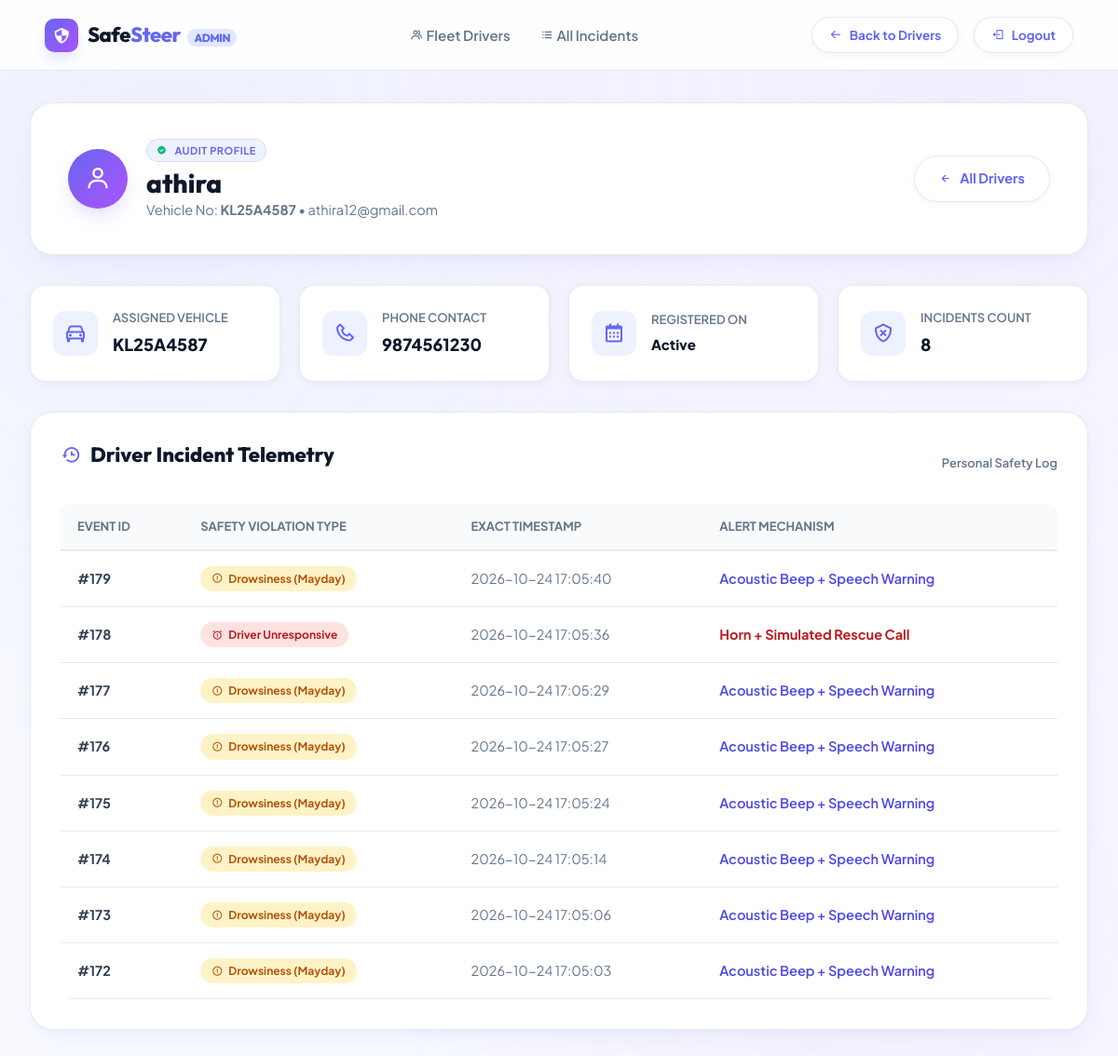
Page /admin/users/7 (signed in) on the committed database.
### tables this page shows
CREATE TABLE users (
            id INTEGER PRIMARY KEY AUTOINCREMENT,
            username TEXT NOT NULL,
            email TEXT NOT NULL UNIQUE,
            password_hash TEXT NOT NULL,
            phone TEXT,
            vehicle_no TEXT NOT NULL,
            role TEXT NOT NULL CHECK(role IN ('admin','driver')) DEFAULT 'driver',
            created_at TIMESTAMP DEFAULT CURRENT_TIMESTAMP
        );

CREATE TABLE "incidents" (
                id INTEGER PRIMARY KEY AUTOINCREMENT,
                user_id INTEGER NOT NULL,
                type TEXT NOT NULL,
                timestamp TIMESTAMP DEFAULT CURRENT_TIMESTAMP,
                FOREIGN KEY(user_id) REFERENCES users(id)
            );

### app.py (the view)
@app.route("/admin/users/<int:user_id>")
def admin_user_details(user_id):
    if session.get("role") != "admin":
        return redirect(url_for("index"))
    user = get_user_by_id(user_id)
    incidents = get_incidents_for_user(user_id)
    return render_template("admin_user_details.html", user=user, incidents=incidents)

### db_helpers.py (called while the page is built)
def get_conn():
    conn = sqlite3.connect(DB)
    conn.row_factory = sqlite3.Row
    return conn

def get_incidents_for_user(user_id, limit=50):
    conn = get_conn()
    cur = conn.cursor()
    cur.execute(
        "SELECT id, type, timestamp FROM incidents WHERE user_id=? ORDER BY timestamp DESC LIMIT ?",
        (user_id, limit)
    )
    rows = cur.fetchall()
    conn.close()
    return rows

def get_user_by_id(user_id):
    conn = get_conn()
    cur = conn.cursor()
    cur.execute(
        "SELECT id, username, email, phone, vehicle_no, role, created_at FROM users WHERE id=?",
        (user_id,)
    )
    row = cur.fetchone()
    conn.close()
    return row

### templates/admin_user_details.html (shortened to what this page needs)
<!DOCTYPE html>
<html lang="en">
<head>
  <link href="https://unpkg.com/boxicons@2.1.4/css/boxicons.min.css" rel="stylesheet"/>
  <link rel="stylesheet" href="{{ url_for('static', filename='style.css') }}">
</head>
<body style="background-color: #f8faff;">
  <header class="site-header">
    <a href="{{ url_for('admin_dashboard') }}" class="brand-logo">
      <div class="logo-icon"><i class='bx bx-shield-quarter'></i></div>
      <span>Safe<span>Steer</span> <span style="font-size:12px; font-weight:800; padding:2px 7px; background:#e0e7ff; color:#6366f1; border-radius:999px; margin-left:4px;">ADMIN</span></span>
    </a>
    <nav class="nav-links" id="navLinks">
      <a href="{{ url_for('admin_dashboard') }}"><i class='bx bx-group'></i> Fleet Drivers</a>
      <a href="{{ url_for('admin_incidents') }}"><i class='bx bx-list-ul'></i> All Incidents</a>
    </nav>
    <div class="header-actions">
      <a href="{{ url_for('admin_dashboard') }}" class="btn-pill secondary" style="padding: 8px 18px; font-size: 13.5px;">
        <i class='bx bx-arrow-back'></i> Back to Drivers
      </a>
      <a href="{{ url_for('logout') }}" class="btn-pill secondary" style="padding: 8px 18px; font-size: 13.5px;">
        <i class='bx bx-log-out'></i> Logout
      </a>
    </div>
  </header>
  <main class="dashboard-container">
    <div class="dashboard-hero-card">
      <div class="driver-profile-info">
        <div class="driver-avatar-circle">
          <i class='bx bx-user'></i>
        </div>
        <div>
          <div class="pill-badge" style="margin-bottom:6px; font-size:11px; padding:3px 10px;">
            <i class='bx bxs-badge-check' style="color:#10b981;"></i> AUDIT PROFILE
          </div>
          <h2 style="font-size: 28px;">{{ user['username'] }}</h2>
          <p style="color:var(--text-muted); font-size:14.5px;">Vehicle No: <strong>{{ user['vehicle_no'] }}</strong> &bull; {{ user['email'] }}</p>
        </div>
      </div>
      <div>
        <a href="{{ url_for('admin_dashboard') }}" class="btn-pill secondary">
          <i class='bx bx-left-arrow-alt'></i> All Drivers
        </a>
      </div>
    </div>
    <div class="details-grid">
      <div class="stat-card">
        <div class="stat-icon"><i class='bx bx-car'></i></div>
        <div class="stat-content">
          <h5>Assigned Vehicle</h5>
          <p>{{ user['vehicle_no'] }}</p>
        </div>
      </div>
      <div class="stat-card">
        <div class="stat-icon"><i class='bx bx-phone'></i></div>
        <div class="stat-content">
          <h5>Phone Contact</h5>
          <p>{{ user['phone'] }}</p>
        </div>
      </div>
      <div class="stat-card">
        <div class="stat-icon"><i class='bx bx-calendar'></i></div>
        <div class="stat-content">
          <h5>Registered On</h5>
          <p style="font-size:15px;">{{ user['created_at'] if 'created_at' in user else 'Active' }}</p>
        </div>
      </div>
      <div class="stat-card">
        <div class="stat-icon"><i class='bx bx-shield-x'></i></div>
        <div class="stat-content">
          <h5>Incidents Count</h5>
          <p>{{ incidents|length }}</p>
        </div>
      </div>
    </div>
    <div class="table-card">
      <div style="display:flex; justify-content:space-between; align-items:center; margin-bottom: 20px;">
        <h3><i class='bx bx-history' style="color:#6366f1;"></i> Driver Incident Telemetry</h3>
        <span style="font-size:13px; color:var(--text-muted); font-weight:600;">Personal Safety Log</span>
      </div>
      {% if incidents %}
      <div class="table-responsive">
        <table class="styled-table">
          <thead>
            <tr>
              <th>Event ID</th>
              <th>Safety Violation Type</th>
              <th>Exact Timestamp</th>
              <th>Alert Mechanism</th>
            </tr>
          </thead>
          <tbody>
            {% for incident in incidents %}
            <tr>
              <td style="font-weight: 700;">#{{ incident['id'] }}</td>
              <td>
                {% if 'Drowsiness' in incident['type'] %}
                  <span class="status-badge warning"><i class='bx bx-error-circle'></i> {{ incident['type'] }}</span>
                {% elif 'Phone' in incident['type'] %}
                  <span class="status-badge danger"><i class='bx bx-mobile-vibration'></i> {{ incident['type'] }}</span>
                {% elif 'Unresponsive' in incident['type'] %}
                  <span class="status-badge danger" style="background:#fee2e2; color:#b91c1c;"><i class='bx bx-alarm-exclamation'></i> {{ incident['type'] }}</span>
                {% else %}
                  <span class="status-badge warning">{{ incident['type'] }}</span>
                {% endif %}
              </td>
              <td style="color:var(--text-muted); white-space: nowrap;">{{ incident['timestamp'] }}</td>
              <td>
                {% if 'Unresponsive' in incident['type'] %}
                  <span style="color:#b91c1c; font-weight:700;">Horn + Simulated Rescue Call</span>
                {% else %}
                  <span style="color:#4f46e5; font-weight:600;">Acoustic Beep + Speech Warning</span>
                {% endif %}
              </td>
            </tr>
            {% endfor %}
          </tbody>
        </table>
      </div>
      {% endif %}
    </div>
  </main>
</body>
</html>

### rows in the picture
users: username "athira", vehicle_no "KL25A4587", email "athira12@gmail.com", phone "9874561230"
incidents: id "179", type "Drowsiness (Mayday)", timestamp "2026-10-24 17:05:40", shows "Acoustic Beep + Speech Warning"
incidents: id "178", type "Driver Unresponsive", timestamp "2026-10-24 17:05:36", shows "Horn + Simulated Rescue Call"
incidents: id "177", type "Drowsiness (Mayday)", timestamp "2026-10-24 17:05:29", shows "Acoustic Beep + Speech Warning"
incidents: id "176", type "Drowsiness (Mayday)", timestamp "2026-10-24 17:05:27", shows "Acoustic Beep + Speech Warning"
incidents: id "175", type "Drowsiness (Mayday)", timestamp "2026-10-24 17:05:24", shows "Acoustic Beep + Speech Warning"
incidents: id "174", type "Drowsiness (Mayday)", timestamp "2026-10-24 17:05:14", shows "Acoustic Beep + Speech Warning"
incidents: id "173", type "Drowsiness (Mayday)", timestamp "2026-10-24 17:05:06", shows "Acoustic Beep + Speech Warning"
incidents: id "172", type "Drowsiness (Mayday)", timestamp "2026-10-24 17:05:03", shows "Acoustic Beep + Speech Warning"

### other values in the picture
{{ user['created_at'] if 'created_at' in user else 'Active' }} "Active"
{{ incidents|length }} "8"
